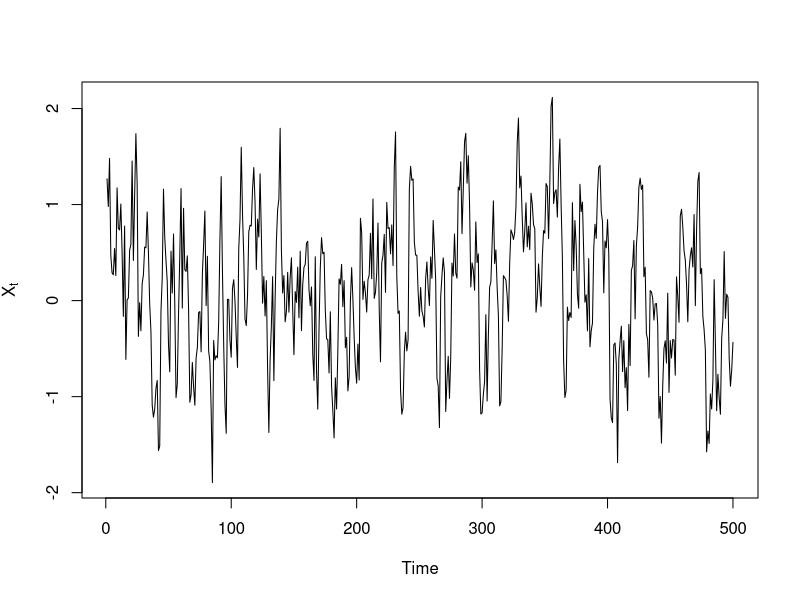
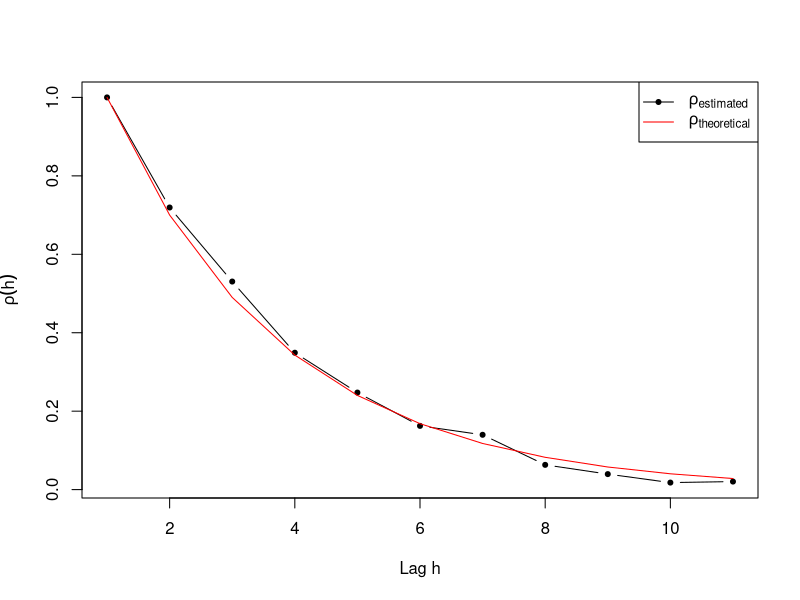
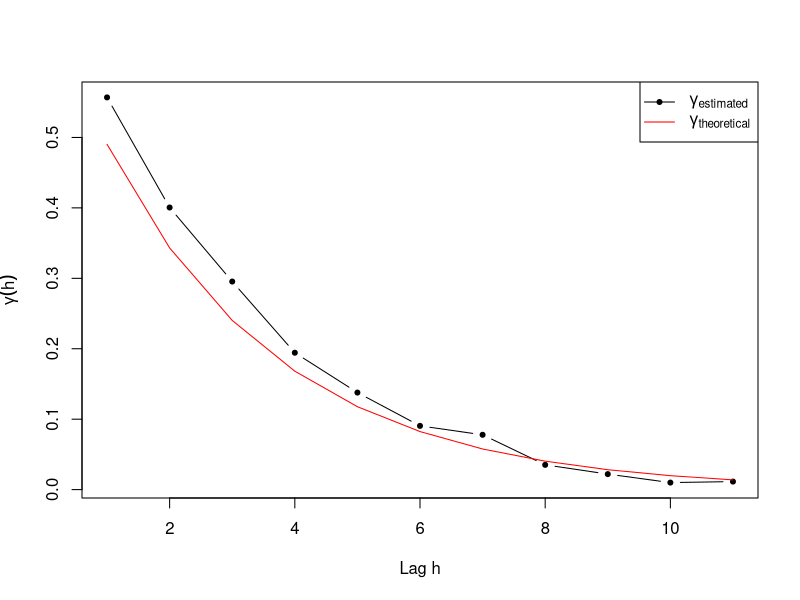
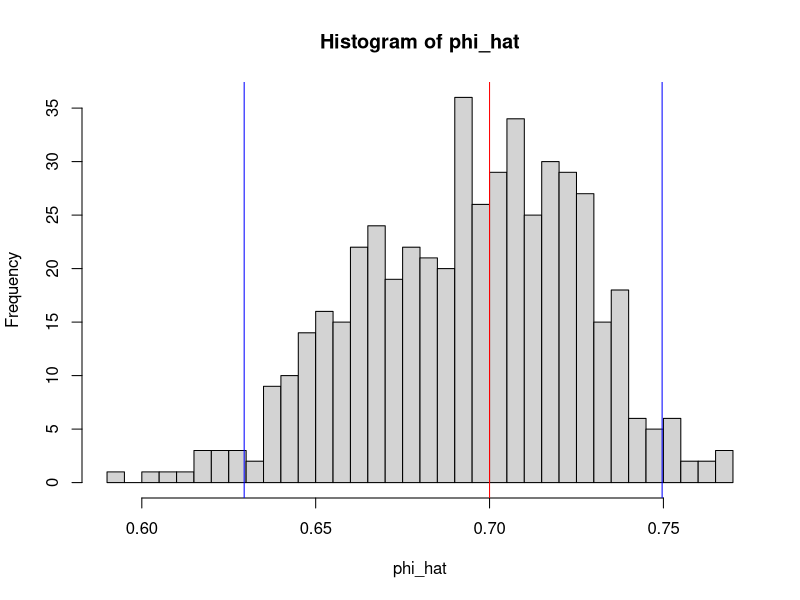
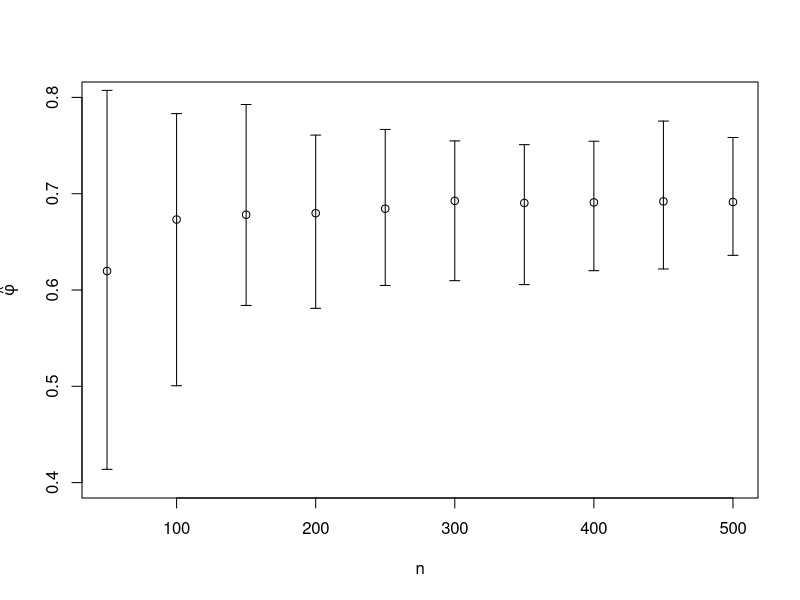
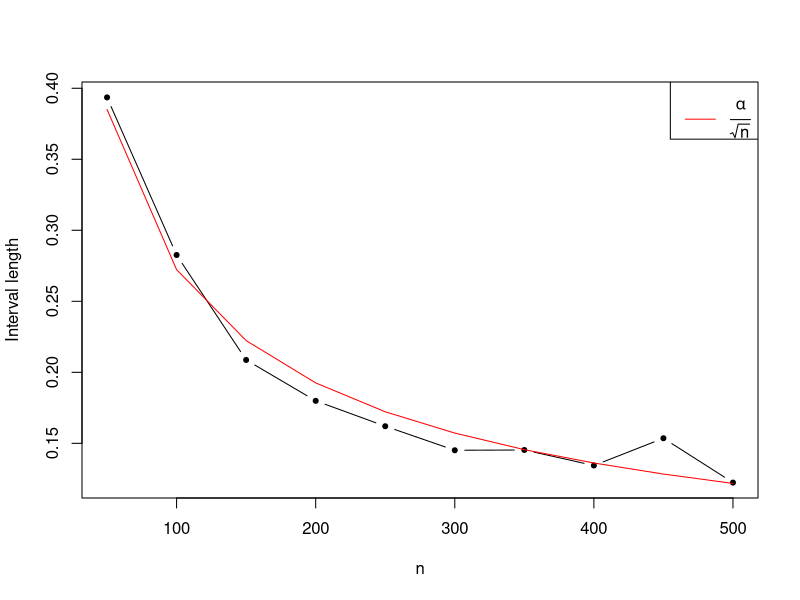

Source code (R) for these figures, in order:
rm(list=objects())

set.seed(2)

#### Simulation

n = 500
sigma = 0.5

phi = 0.7 # Choice, < 1

eps = rnorm(n, 0, sd=sigma)

x = arima.sim(list(ar = c(phi)), n=n, innov=eps)

plot(x, type="l", ylab=expression(X[t]))

#### Autocovariance estimation

## Autocorrelation

rho_estimated = acf(x, lag.max=10, plot=FALSE)
rho_estimated = rho_estimated$acf # acf returns a list with various attributes, among them:
# acf = values of the autocorrelation
# lags = lags corresponding to the values in $acf
rho_theoretical = phi^c(0:10)

plot(rho_estimated, type='b', pch=20, ylab=expression(rho(h)), xlab="Lag h")
lines(rho_theoretical, col='red')
legend("topright", legend=c(expression(rho[estimated]), expression(rho[theoretical])),
       lty=1, col=c("black","red"), pch=c(20, NA))

## Autocovariance 

gamma_estimated = rho_estimated*var(x)
gamma_theoretical = sigma^2/(1-phi^2)*phi^c(0:10)

plot(gamma_estimated, type='b', pch=20, ylab=expression(gamma(h)), xlab="Lag h")
lines(gamma_theoretical, col='red')
legend("topright", legend=c(expression(gamma[estimated]), expression(gamma[theoretical])),
       lty=1, col=c("black","red"), pch=c(20, NA))

#### Phi estimator

## One-shot

phi_hat = rho_estimated[2]

## Monte-Carlo

estim_phi = function(n,  sigma, phi)
{
  eps = rnorm(n, 0, sd=sigma)
  x = arima.sim(list(ar = c(phi)), n=n, innov=eps)
  rho_estimated = acf(x, lag.max=1, plot =FALSE)$acf
  phi_hat = rho_estimated[2]
  return(phi_hat)
}

N_simu = 500
phi_hat = sapply(rep(n, N_simu), estim_phi, sigma=sigma, phi=phi)

hist(phi_hat, breaks=30)
abline(v=phi, col='red')

alpha = 0.05

confidence_int = quantile(phi_hat, c(alpha/2,1-alpha/2))
abline(v=confidence_int[1], col='blue')
abline(v=confidence_int[2], col='blue')

# handy solution

a = sort(phi_hat)[floor(alpha/2*N_simu)]
b = sort(phi_hat)[floor((1-alpha/2)*N_simu)]
confidence_int = c(a,b)

N_simu = 100 # to go faster
list_n = seq(50, 500, by=50)
ICs = NULL
averaged_phi_hat = c()
for(n in list_n)
{
  phi_h = sapply(rep(n, N_simu), estim_phi, sigma=sigma, phi=phi)
  ICs = rbind(ICs, quantile(phi_h, c(alpha/2,1-alpha/2)))
  averaged_phi_hat = c(averaged_phi_hat, mean(phi_h))
}


plot(list_n, averaged_phi_hat, ylim = c(0.4,0.8), xlab="n", ylab=expression(hat(phi)))
arrows(list_n, ICs[,1], list_n, ICs[,2], length=0.05, angle=90, code=3)

sizes = abs(ICs[,2]-ICs[,1])
plot(list_n, sizes, type='b', pch=20, xlab="n", ylab="Interval length")

conv = 1/sqrt(list_n)
reg = lm(sizes~conv-1)
lines(list_n, reg$coeff/sqrt(list_n), col='red')
legend("topright", legend=c(expression(frac(alpha,sqrt(n)))), col="red", lty=1)
